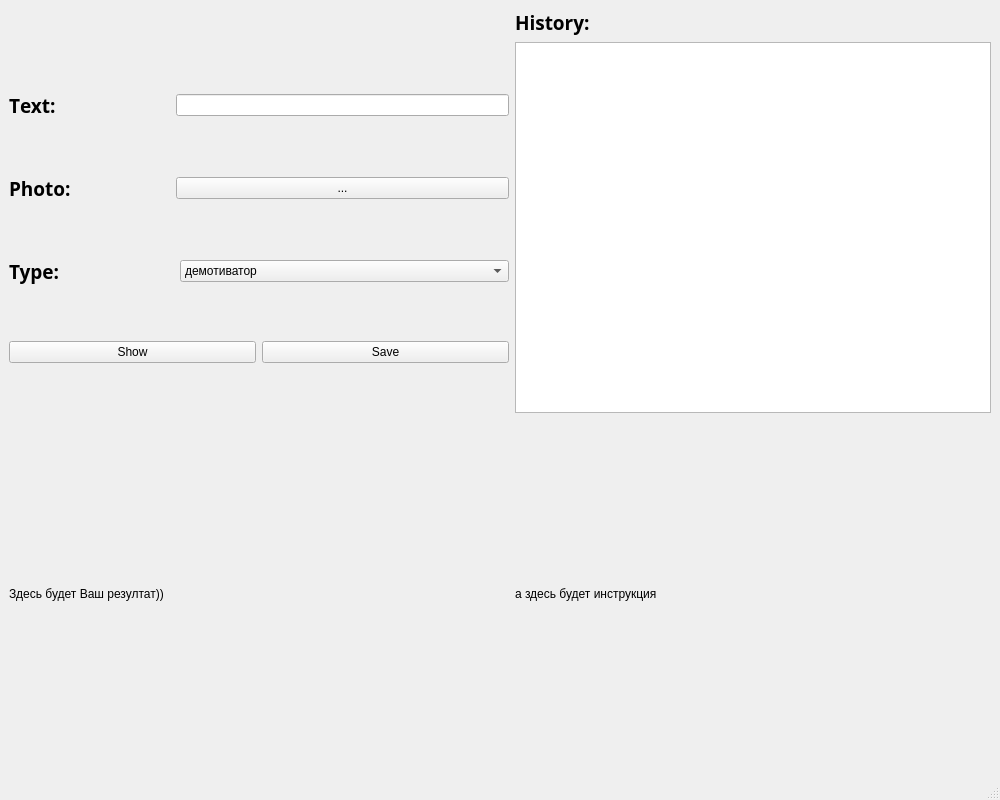
<?xml version="1.0" encoding="UTF-8"?>
<ui version="4.0">
 <class>MainWindow</class>
 <widget class="QMainWindow" name="MainWindow">
  <property name="geometry">
   <rect>
    <x>0</x>
    <y>0</y>
    <width>1000</width>
    <height>800</height>
   </rect>
  </property>
  <property name="sizePolicy">
   <sizepolicy hsizetype="Preferred" vsizetype="Preferred">
    <horstretch>5</horstretch>
    <verstretch>5</verstretch>
   </sizepolicy>
  </property>
  <property name="windowTitle">
   <string>MainWindow</string>
  </property>
  <widget class="QWidget" name="centralwidget">
   <layout class="QGridLayout" name="gridLayout">
    <item row="1" column="1">
     <widget class="QTableWidget" name="tableWidget"/>
    </item>
    <item row="2" column="0">
     <widget class="QLabel" name="result">
      <property name="enabled">
       <bool>true</bool>
      </property>
      <property name="minimumSize">
       <size>
        <width>500</width>
        <height>350</height>
       </size>
      </property>
      <property name="maximumSize">
       <size>
        <width>400</width>
        <height>500</height>
       </size>
      </property>
      <property name="text">
       <string>Здесь будет Ваш резултат))</string>
      </property>
     </widget>
    </item>
    <item row="2" column="1">
     <widget class="QLabel" name="instruction">
      <property name="minimumSize">
       <size>
        <width>0</width>
        <height>0</height>
       </size>
      </property>
      <property name="maximumSize">
       <size>
        <width>16777215</width>
        <height>16777215</height>
       </size>
      </property>
      <property name="text">
       <string>а здесь будет инструкция</string>
      </property>
     </widget>
    </item>
    <item row="1" column="0">
     <layout class="QHBoxLayout" name="horizontalLayout_5">
      <item>
       <layout class="QVBoxLayout" name="verticalLayout">
        <item>
         <layout class="QHBoxLayout" name="horizontalLayout" stretch="1,2">
          <property name="spacing">
           <number>0</number>
          </property>
          <item>
           <widget class="QLabel" name="label_text">
            <property name="font">
             <font>
              <family>Trebuchet MS</family>
              <pointsize>14</pointsize>
              <weight>75</weight>
              <bold>true</bold>
             </font>
            </property>
            <property name="text">
             <string>Тext:</string>
            </property>
           </widget>
          </item>
          <item>
           <widget class="QLineEdit" name="input_text"/>
          </item>
         </layout>
        </item>
        <item>
         <layout class="QHBoxLayout" name="horizontalLayout_2" stretch="1,2">
          <property name="spacing">
           <number>0</number>
          </property>
          <item>
           <widget class="QLabel" name="label_photo">
            <property name="font">
             <font>
              <family>Trebuchet MS</family>
              <pointsize>14</pointsize>
              <weight>75</weight>
              <bold>true</bold>
             </font>
            </property>
            <property name="text">
             <string>Photo:</string>
            </property>
           </widget>
          </item>
          <item>
           <widget class="QPushButton" name="choose_photoq">
            <property name="text">
             <string>...</string>
            </property>
           </widget>
          </item>
         </layout>
        </item>
        <item>
         <layout class="QHBoxLayout" name="horizontalLayout_3" stretch="1,2">
          <item>
           <widget class="QLabel" name="label_type">
            <property name="font">
             <font>
              <family>Trebuchet MS</family>
              <pointsize>14</pointsize>
              <weight>75</weight>
              <bold>true</bold>
             </font>
            </property>
            <property name="text">
             <string>Type:</string>
            </property>
           </widget>
          </item>
          <item>
           <widget class="QComboBox" name="choose_type">
            <item>
             <property name="text">
              <string>демотиватор</string>
             </property>
            </item>
            <item>
             <property name="text">
              <string>парень около торнадо</string>
             </property>
            </item>
            <item>
             <property name="text">
              <string>Дрейк</string>
             </property>
            </item>
            <item>
             <property name="text">
              <string>кот плачет и показывает </string>
             </property>
            </item>
           </widget>
          </item>
         </layout>
        </item>
        <item>
         <layout class="QHBoxLayout" name="horizontalLayout_4">
          <property name="spacing">
           <number>6</number>
          </property>
          <item>
           <widget class="QPushButton" name="showq">
            <property name="text">
             <string>Show</string>
            </property>
           </widget>
          </item>
          <item>
           <widget class="QPushButton" name="saveq">
            <property name="whatsThis">
             <string>&lt;html&gt;&lt;head/&gt;&lt;body&gt;&lt;p&gt;&lt;br/&gt;&lt;/p&gt;&lt;/body&gt;&lt;/html&gt;</string>
            </property>
            <property name="styleSheet">
             <string notr="true"/>
            </property>
            <property name="text">
             <string>Save</string>
            </property>
            <property name="autoRepeat">
             <bool>false</bool>
            </property>
            <property name="autoExclusive">
             <bool>false</bool>
            </property>
            <property name="autoDefault">
             <bool>false</bool>
            </property>
            <property name="default">
             <bool>false</bool>
            </property>
            <property name="flat">
             <bool>false</bool>
            </property>
           </widget>
          </item>
         </layout>
        </item>
       </layout>
      </item>
     </layout>
    </item>
    <item row="0" column="1">
     <widget class="QLabel" name="label">
      <property name="font">
       <font>
        <family>Trebuchet MS</family>
        <pointsize>14</pointsize>
        <weight>75</weight>
        <bold>true</bold>
       </font>
      </property>
      <property name="text">
       <string>History:</string>
      </property>
     </widget>
    </item>
   </layout>
  </widget>
  <widget class="QMenuBar" name="menubar">
   <property name="geometry">
    <rect>
     <x>0</x>
     <y>0</y>
     <width>1000</width>
     <height>21</height>
    </rect>
   </property>
  </widget>
  <widget class="QStatusBar" name="statusbar"/>
 </widget>
 <resources/>
 <connections/>
</ui>
